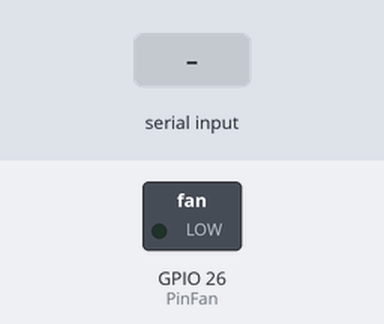
The sketch below on a simulated ESP32. Shown: switched loads named in the sketch (green lamp = pin HIGH). The inputs (shaded band) are chosen by the test bench. Nothing arrives over Bluetooth unless stated.

Above: at 1.2 s.
1.3 s: "1\n" received over the second serial link
At 1.55 s:
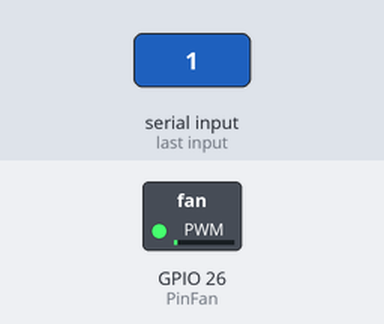
4.3 s: "2\n" received over the second serial link
At 5.5 s:
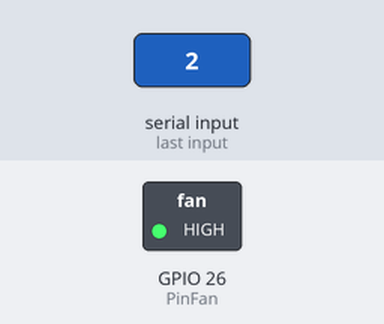
Timing chart, 0 to 7.3 s (numbered marks = the images above; inputs shaded):
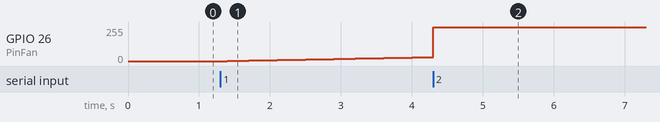

Measured:
- after the input at 1.3 s, GPIO 26 (PinFan): moves from 0/255 to 29/255 over 2.8 s, starting after 0.10 s

The sketch:

test_serial.ino
```cpp
//https://wak-tech.com/archives/742

#include "BluetoothSerial.h"
BluetoothSerial SerialBT;

//受け取った信号の格納
String recv;
int i, start_time;
int flag = 1;
//使用するピンのアナログピン番号を指定
const int PinFan = A19; //26pin Channel0

void setup() {


  Serial.begin(115200);
  SerialBT.begin("esp32_kuma");

  //pwmの設定．最初の引数がchannel，次が周波数，最後が解像度(ここでは8bit = 256段階)
  ledcSetup(0,12800,8);

  //ピンをチャンネルに接続
  ledcAttachPin(PinFan,0);
}

void loop() {
  static uint8_t fan = 0;
  static int diff = 1;
  ledcWrite(0, fan);

  if(SerialBT.available() > 0){
    recv = SerialBT.readStringUntil('\n');
    i = recv.toInt();
  }
  if(i == 1){
  if (fan == 0) {
    diff = 1;
  } else if (fan == 255) {
    diff = -1;
  }

  fan += diff;
  SerialBT.println(fan);
  //遅延を遅くすればゆっくり明るさが変わるようになる
  delay(100);
  }
  else if(i == 2){
    fan = 255;
    SerialBT.println(fan);
  }
  else if (i == 0){
    fan = 0;
    SerialBT.println(fan);
  }
//  if(i == 0){
//    ledcWrite(0,0);
//  } else if(i == 1){
//    //ledcWrite(0,255);
//    //ledcWrite(0,255);
//    //vTaskDelay(2000);
//    //ledcWrite(0,0);
//    //i = 0;
//
//    if (flag == 1){
//      //vTaskDelay(2000);
//      start_time = millis();
//      flag = 0;
//
//
//    }
//    ledcWrite(0,255);
//    if((millis() - start_time) >= 2000 and flag==0){
//      ledcWrite(0,0);
//      i = 0;
//      start_time = 0;
//      flag = 1;
//      //vTaskDelay(1500);
//
//    }
//
//  }


}
```
